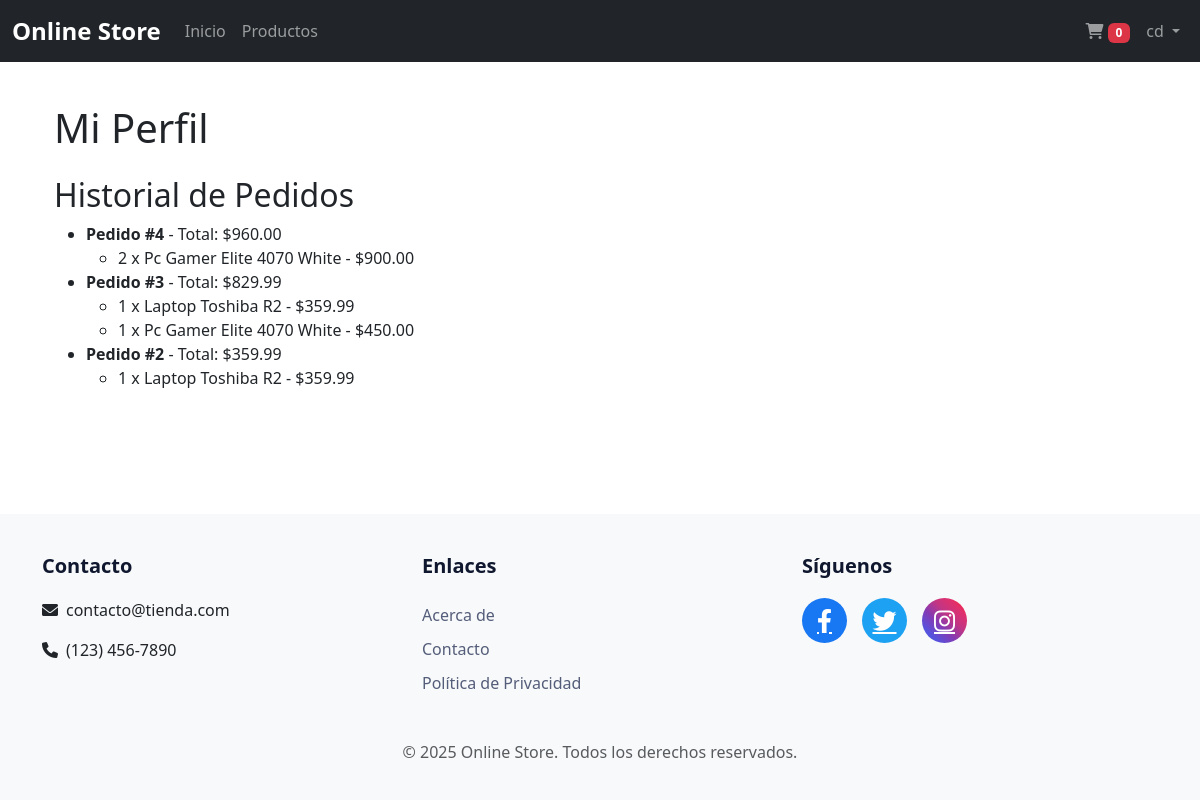
Page /profile/ (signed in) on the committed database.
### tasks/models.py (models this page shows, shortened)
class Order(models.Model):
    user = models.ForeignKey(User, on_delete=models.CASCADE)
    created_at = models.DateTimeField(auto_now_add=True)
    updated_at = models.DateTimeField(auto_now=True)
    total = models.DecimalField(max_digits=10, decimal_places=2, default=0)
    is_completed = models.BooleanField(default=False)

class OrderItem(models.Model):
    order = models.ForeignKey(Order, on_delete=models.CASCADE, related_name='items')
    product = models.ForeignKey(Product, on_delete=models.CASCADE)
    quantity = models.PositiveIntegerField(default=1)
    price = models.DecimalField(max_digits=10, decimal_places=2)
    def get_total(self):
        return self.quantity * self.price

class Product(models.Model):
    name = models.CharField(max_length=200)
    category = models.ForeignKey(Category, on_delete=models.CASCADE)
    description = models.TextField(blank=True, null=True)
    price = models.DecimalField(max_digits=10, decimal_places=2)
    stock = models.PositiveIntegerField(default=0)
    image = models.ImageField(upload_to='products/', blank=True, null=True)  # Campo opcional
    created_at = models.DateTimeField(auto_now_add=True)
    updated_at = models.DateTimeField(auto_now=True)

### tasks/views.py (the view)
# urls.py: path("profile/", views.profile, name="profile"),
def profile(request):
    if not request.user.is_authenticated:
        messages.error(request, "Debes iniciar sesión para ver tu perfil.")
        return redirect("signin")
    orders = Order.objects.filter(
        user=request.user,
        is_completed=True
    ).order_by('-created_at')  # Asumiendo que tienes un campo created_at
    paginator = Paginator(orders, 10)  # 10 órdenes por página
    page_number = request.GET.get('page')
    orders_page = paginator.get_page(page_number)
    context = {
        'orders': orders_page,
        'user_info': {
            'username': request.user.username,
            'email': request.user.email,
            'date_joined': request.user.date_joined,
        }
    }
    return render(request, "profile.html", context)

### tasks/templates/profile.html
{% extends 'layouts/base.html' %}
{% block content %}
<section class="container">
    <h1 class="my-4">Mi Perfil</h1>
    <h2>Historial de Pedidos</h2>
    {% if orders %}
    <ul>
        {% for order in orders %}
        <li>
            <strong>Pedido #{{ order.id }}</strong> - Total: ${{ order.total }}
            <ul>
                {% for item in order.items.all %}
                <li>{{ item.quantity }} x {{ item.product.name }} - ${{ item.get_total }}</li>
                {% endfor %}
            </ul>
        </li>
        {% endfor %}
    </ul>
    {% else %}
    <p>No tienes pedidos realizados.</p>
    {% endif %}
</section>
{% endblock %}

### tasks/templates/layouts/base.html (shortened to what this page needs)
{% load static %}
<!DOCTYPE html>
<html lang="en">
<head>
    <link href="https://cdn.jsdelivr.net/npm/bootstrap@5.3.0/dist/css/bootstrap.min.css" rel="stylesheet">
    <link href="https://cdnjs.cloudflare.com/ajax/libs/font-awesome/6.0.0-beta3/css/all.min.css" rel="stylesheet">
    <link rel="stylesheet" href="{% static 'css/base.css' %}">
</head>
<body>
    <nav class="navbar navbar-expand-lg navbar-dark bg-dark fixed-top" aria-label="Navegación principal">
        <div class="container-fluid">
            <a class="navbar-brand" href="/">Online Store</a>
            <div class="collapse navbar-collapse" id="navbarNav">
                <ul class="navbar-nav me-auto mb-2 mb-lg-0">
                    <li class="nav-item">
                        <a class="nav-link {% if request.path == '/' %}active{% endif %}"
                            href="{% url 'home' %}"
                            {% if request.path == '/' %}aria-current="page"{% endif %}>
                            Inicio
                        </a>
                    </li>
                    <li class="nav-item">
                        <a class="nav-link {% if request.path == '/products/' %}active{% endif %}"
                            href="{% url 'product_list' %}"
                            {% if request.path == '/products/' %}aria-current="page"{% endif %}>
                            Productos
                        </a>
                    </li>
                </ul>
                <ul class="navbar-nav ms-auto mb-2 mb-lg-0">
                    <li class="nav-item">
                        <a class="nav-link" href="{% url 'view_cart' %}">
                            <i class="fas fa-shopping-cart"></i>
                            <span class="badge bg-danger" id="cart-count">
                                {% if cart_item_count %}{{ cart_item_count }}{% else %}0{% endif %}
                            </span>
                        </a>
                    </li>
                    {% if user.is_authenticated %}
                        <li class="nav-item dropdown">
                            <a class="nav-link dropdown-toggle" href="#" id="navbarDropdown" role="button" data-bs-toggle="dropdown" aria-expanded="false">
                                {{ user.username }}
                            </a>
                        </li>
                    {% endif %}
                </ul>
            </div>
        </div>
    </nav>
    <main class="container mt-4 flex-grow-1">
        {% block content %}{% endblock %}
    </main>
    <footer class="footer">
        <div class="container">
            <div class="row">
                <div class="col-md-4">
                    <h5 class="footer-title">Contacto</h5>
                    <address>
                        <p><i class="fas fa-envelope me-2"></i>contacto@tienda.com</p>
                        <p><i class="fas fa-phone me-2"></i>(123) 456-7890</p>
                    </address>
                </div>
                <div class="col-md-4">
                    <h5 class="footer-title">Enlaces</h5>
                    <ul class="list-unstyled footer-links">
                        <li><a href="{% url 'about' %}">Acerca de</a></li>
                        <li><a href="{% url 'contact' %}">Contacto</a></li>
                        <li><a href="{% url 'privacy' %}">Política de Privacidad</a></li>
                    </ul>
                </div>
                <div class="col-md-4">
                    <h5 class="footer-title">Síguenos</h5>
                    <div class="social-links">
                        <a href="https://facebook.com" target="_blank" rel="noopener" class="social-link facebook" aria-label="Facebook">
                            <i class="fab fa-facebook-f"></i>
                        </a>
                        <a href="https://twitter.com" target="_blank" rel="noopener" class="social-link twitter" aria-label="Twitter">
                            <i class="fab fa-twitter"></i>
                        </a>
                        <a href="https://instagram.com" target="_blank" rel="noopener" class="social-link instagram" aria-label="Instagram">
                            <i class="fab fa-instagram"></i>
                        </a>
                    </div>
                </div>
            </div>
            <div class="text-center mt-4">
                <p class="text-muted">© 2025 Online Store. Todos los derechos reservados.</p>
            </div>
        </div>
    </footer>
</body>
</html>

### tasks/static/css/base.css (style rules this page uses)
body { padding-top: 56px; display: flex; flex-direction: column; min-height: 100vh; }
.navbar-brand { font-weight: bold; font-size: 1.5rem; }
.footer { background-color: #f8f9fa; padding: 40px 0 20px; margin-top: auto; }
.footer-title { color: #10182F; font-weight: 600; margin-bottom: 20px; }
.footer-links a { color: #545D7A; text-decoration: none; transition: color 0.3s ease; display: block; padding: 5px 0; }
.social-links { display: flex; gap: 15px; justify-content: flex-start; margin-top: 15px; }
.social-link { width: 45px; height: 45px; border-radius: 50%; display: flex; align-items: center; justify-content: center; color: #fff; font-size: 24px; transition: all 0.3s ease; }
.social-link.facebook { background-color: #1877f2; }
.social-link.twitter { background-color: #1da1f2; }
.social-link.instagram { background: linear-gradient(45deg, #405de6, #5851db, #833ab4, #c13584, #e1306c, #fd1d1d); }

### rows in the picture
Order: id "4", total "960.00"
OrderItem: quantity "2", product.name "Pc Gamer Elite 4070 White", get_total "900.00"
Order: id "3", total "829.99"
OrderItem: quantity "1", product.name "Laptop Toshiba R2", get_total "359.99"
OrderItem: quantity "1", product.name "Pc Gamer Elite 4070 White", get_total "450.00"
Order: id "2", total "359.99"
OrderItem: quantity "1", product.name "Laptop Toshiba R2", get_total "359.99"

### other values in the picture
{{ user.username }} "cd"
